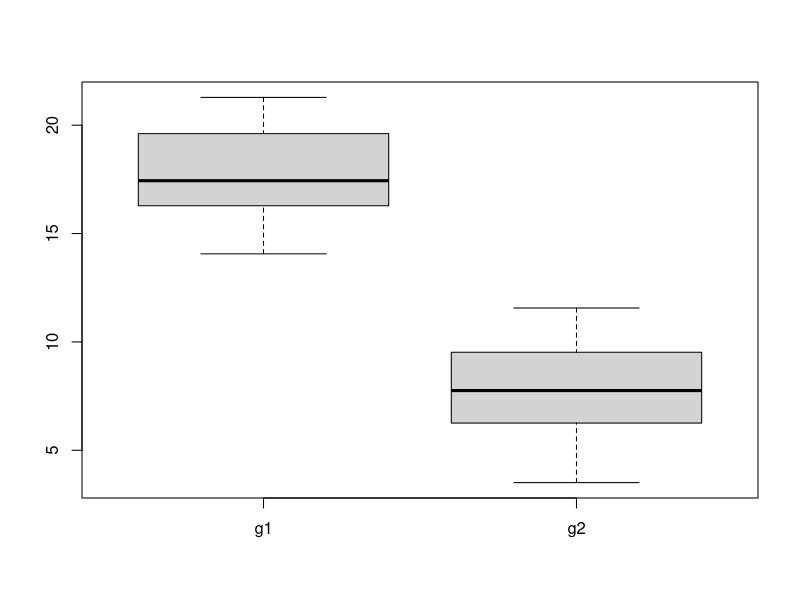

This chart was generated by the following R code:
# David C. Green
# 2022-03-23
# Homework 9
# ---------------------------------------------------------------------
# Libraries
library(tidyverse)

# ---------------------------------------------------------------------
# Sources

# ---------------------------------------------------------------------
# Functions

# ======================================================================
# FUNCTION sim_data_norm
# Purpose: simulates data for a normal distribution
# Input: size, mean, sd
# Output: data vector
# --------------------------------------------------------------------
sim_data_norm <- function(size = 100, mean = 50, sd  = 2) {
  dat <- rnorm(n = size, mean = mean, sd = sd)
}

# ======================================================================
# FUNCTION create_dataframe
# Purpose: puts data into a data frame
# Input: group 1 to 4
# Output: dataframe
# --------------------------------------------------------------------
create_dataframe<- function(g1 = NULL, g2 = NULL, g3 = NULL, g4 = NULL) {
  if(is.null(g1) & is.null(g2) & is.null(g3) & is.null(g4)) {
    message('No data has been entered') 
    nd <- TRUE
  } else
    if (is.null(g2) & is.null(g3) & is.null(g4)) {
      data1 <- data.frame(g1)
      nd <- FALSE
    } else
      if(is.null(g3) & is.null(g4)) {
        data1 <- data.frame(g1, g2)
        nd <- FALSE
      } else
        if(is.null(g4)) {
          data1 <- data.frame(g1, g2, g3)
          nd <- FALSE
        } else 
          data1 <- data.frame(g1, g2, g3, g4)
          nd <- FALSE
  return(data1)
}

# ======================================================================
# FUNCTION analyze_data
# Purpose:
# Input:
# Output:
# --------------------------------------------------------------------
analyze_data <- function(data = data.frame(rnorm(100), rnorm(100))) {
  t_test <- t.test(data[1], data[2])
  print(t_test)
  boxplot(data)
}

# ---------------------------------------------------------------------
# Body

control <- sim_data_norm(28, 17, 2)
latd <- sim_data_norm(28, 7, 2)
df <- create_dataframe(control, latd)
analyze_data(df)


